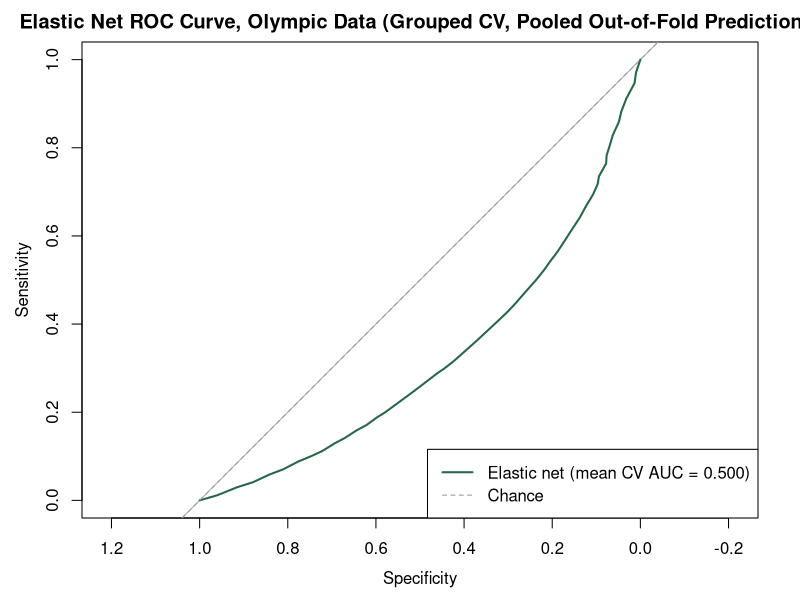

Here is the R script that generated this plot:
# Author: MG
# Sprint 6: penalized logistic regression (elastic net via glmnet), Olympic
# and World Cup. Final predictor set: log_capacity_imp, gdp_pct_rank_imp,
# city_pop_pct_rank_imp, new_build, region. Tunes alpha (ridge/LASSO
# balance) and lambda (penalty strength).

# CV folds are grouped by Olympics edition (games_year + host_city) so no
# edition splits across train and validation within a fold, since venues
# from the same edition share identical GDP and city population. Fold
# assignment also balances failure counts across folds.

library(tidyverse)
library(caret)
library(glmnet)
library(pROC)

set.seed(123)

predictors <- c("log_capacity_imp", "gdp_pct_rank_imp", "city_pop_pct_rank_imp",
                "new_build", "region")

# Builds train-set row indices for a grouped, repeated k-fold CV. Every row
# from the same edition_id stays in one fold. Editions go to whichever fold
# currently has the fewest failures, so failures spread as evenly across
# folds as the grouping allows.
make_grouped_folds <- function(edition_id, y, k = 5, repeats = 10, seed = 123) {
  set.seed(seed)
  index <- list()
  for (r in seq_len(repeats)) {
    editions <- unique(edition_id)
    edition_order <- sample(editions)
    fold_fail_count <- rep(0, k)
    fold_row_count <- rep(0, k)
    fold_of <- setNames(rep(NA_integer_, length(editions)), editions)
    
    for (ed in edition_order) {
      rows <- which(edition_id == ed)
      n_fail <- sum(y[rows] == "yes")
      pick <- order(fold_fail_count, fold_row_count)[1]
      fold_of[ed] <- pick
      fold_fail_count[pick] <- fold_fail_count[pick] + n_fail
      fold_row_count[pick] <- fold_row_count[pick] + length(rows)
    }
    
    row_fold <- fold_of[edition_id]
    for (f in seq_len(k)) {
      index[[paste0("Fold", f, ".Rep", r)]] <- which(row_fold != f)
    }
  }
  index
}

# ---- Olympic: CV-scored ----
ol <- read_csv("data/processed/olympic_model_split.csv", show_col_types = FALSE) |>
  mutate(white_elephant = factor(if_else(white_elephant, "yes", "no"),
                                 levels = c("no", "yes")),
         new_build = factor(new_build),
         region = factor(region),
         edition_id = paste(games_year, host_city))

ol_train <- ol |> filter(set == "train") |>
  select(white_elephant, all_of(predictors), edition_id) |> drop_na()

cat("Olympic training rows used:", nrow(ol_train),
    "| failures:", sum(ol_train$white_elephant == "yes"),
    "| unique editions:", n_distinct(ol_train$edition_id), "\n")

grouped_index <- make_grouped_folds(ol_train$edition_id, ol_train$white_elephant,
                                    k = 5, repeats = 10, seed = 123)

cat("Failures per fold, repeat 1 (checking the balance):\n")
fold_check <- sapply(1:5, function(f) {
  held_out <- setdiff(seq_len(nrow(ol_train)), grouped_index[[paste0("Fold", f, ".Rep1")]])
  sum(ol_train$white_elephant[held_out] == "yes")
})
print(fold_check)

# method = "cv" since the index list below already encodes all 5 folds x 10
# repeats; caret uses the supplied index directly instead of generating folds.
ctrl <- trainControl(method = "cv", classProbs = TRUE,
                     summaryFunction = twoClassSummary, savePredictions = "final",
                     index = grouped_index)

tune_grid <- expand.grid(alpha = seq(0, 1, by = 0.1),
                         lambda = 10^seq(-4, 1, length.out = 30))

fit_glmnet <- train(white_elephant ~ . - edition_id, data = ol_train, method = "glmnet",
                    trControl = ctrl, tuneGrid = tune_grid, metric = "ROC")

cat("\n== Olympic: Elastic net (glmnet), grouped CV, 5-fold x 10 repeats ==\n")
cat("Best alpha:", fit_glmnet$bestTune$alpha,
    "| best lambda:", round(fit_glmnet$bestTune$lambda, 5), "\n")
print(fit_glmnet$results |>
        filter(alpha == fit_glmnet$bestTune$alpha,
               lambda == fit_glmnet$bestTune$lambda))

cat("\nElastic net ROC across the 50 folds: min", round(min(fit_glmnet$resample$ROC), 3),
    "max", round(max(fit_glmnet$resample$ROC), 3),
    "mean", round(mean(fit_glmnet$resample$ROC), 3), "\n")

best_cut <- function(pred_df) {
  roc_obj <- roc(pred_df$obs, pred_df$yes, levels = c("no", "yes"),
                 direction = "<", quiet = TRUE)
  coords(roc_obj, "best", best.method = "youden",
         ret = c("threshold", "sensitivity", "specificity"))
}

glmnet_cut <- best_cut(fit_glmnet$pred)
cat("\nElastic net, Youden-optimal cutoff:", round(glmnet_cut$threshold, 3), "\n")
fit_glmnet$pred$pred_yj <- factor(if_else(fit_glmnet$pred$yes >= glmnet_cut$threshold, "yes", "no"),
                                  levels = c("no", "yes"))
print(confusionMatrix(fit_glmnet$pred$pred_yj, fit_glmnet$pred$obs, positive = "yes"))

cat("\nCoefficients at the best alpha/lambda:\n")
print(coef(fit_glmnet$finalModel, s = fit_glmnet$bestTune$lambda))

cat("\n== AUC comparison ==\n")
cat("Logistic regression (S5 baseline, ungrouped CV): 0.586\n")
cat("LDA (S5 baseline, ungrouped CV):                 0.597\n")
cat("Elastic net (grouped CV, this script):           ", round(mean(fit_glmnet$resample$ROC), 3), "\n")

roc_glmnet <- roc(fit_glmnet$pred$obs, fit_glmnet$pred$yes,
                  levels = c("no", "yes"), direction = "<", quiet = TRUE)

png("reports/modeling/figs/penalized_logistic_roc_curve.png", width = 1600, height = 1400, res = 200)
plot(roc_glmnet, col = "#276749", lwd = 2,
     main = "Elastic Net ROC Curve, Olympic Data (Grouped CV, Pooled Out-of-Fold Predictions)")
abline(a = 1, b = -1, lty = 2, col = "gray60")
legend("bottomright",
       legend = c(sprintf("Elastic net (mean CV AUC = %.3f)", mean(fit_glmnet$resample$ROC)),
                  "Chance"),
       col = c("#276749", "gray60"), lwd = c(2, 1), lty = c(1, 2))
dev.off()
cat("\nSaved penalized_logistic_roc_curve.png to the repo root.\n")

# ---- World Cup: descriptive only, not CV-scored ----
wc <- read_csv("data/processed/worldcup_model_split.csv", show_col_types = FALSE) |>
  mutate(white_elephant = factor(if_else(white_elephant, "yes", "no"), levels = c("no", "yes")),
         new_build = factor(new_build),
         region = factor(region))

wc_all <- wc |> select(white_elephant, all_of(predictors)) |> drop_na()
cat("\nWorld Cup rows used:", nrow(wc_all),
    "| failures:", sum(wc_all$white_elephant == "yes"), "\n")

wc_logit <- glm(white_elephant ~ ., data = wc_all, family = "binomial")
cat("== World Cup: logistic regression with the final predictor set (descriptive only) ==\n")
print(summary(wc_logit))
